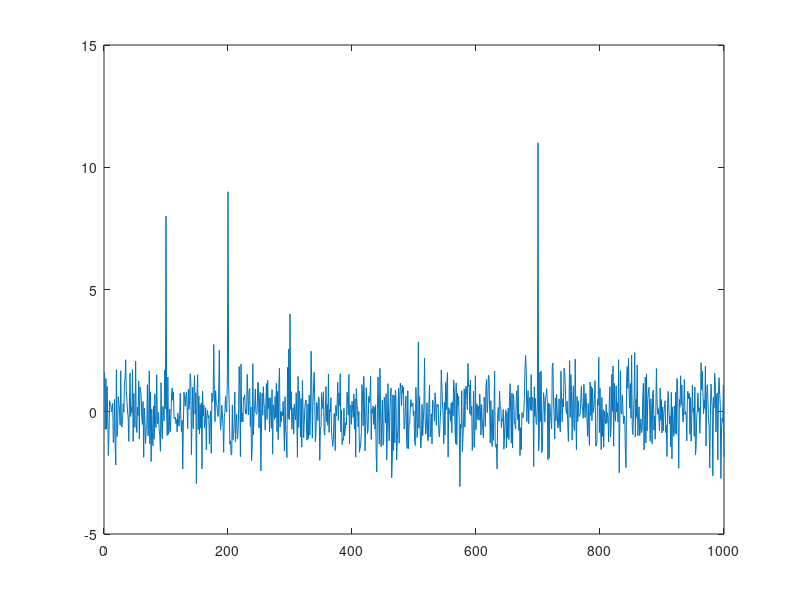

Here is the MATLAB script that generated this plot: (Note: this script raises an error after producing the figure.)
% Implement 1D CFAR using lagging cells on the given noise and target scenario.

% Close and delete all currently open figures
close all;

% Data_points
%First, we pick the number of samples on which we want to run the CFAR.
Ns = 1000;

% Generate random noise
%Then, we generate the noise using the same number of samples and take
%the absolute value of it.
s = randn(Ns, 1);

%Targets location. Assigning bin 100, 200, 300 and 700 as mock Targets with the amplitudes of 8, 9, 4, 11.
s([100, 200, 300, 700]) = [8 9 4 11];

%plot the output
plot(s);

% TODO: Apply CFAR to detect the targets by filtering the noise.

% 1. Define the following:
% 1a. Training Cells
T = 12
% 1b. Guard Cells
G = 4

% Offset : Adding room above noise threshold for desired SNR
% since you are working with the linear values,you multiply the offset to the threshold
offset = 3;

% Vector to hold threshold values
threshold_cfar = [];

%Vector to hold final signal after thresholding
signal_cfar = [];

% 2. Slide window across the signal length
% So we run the first training cells starting from the first pin,
% and we keep stepping it through till the end of the vector.
% But make sure that you give the room for last set of guard and training cells,
% along with the cell in the test.
for i = 1:(Ns - (G + T))

    % 2. - 5. Determine the noise threshold by measuring it within the training cells

    % 6. Measuring the signal within the CUT

    % 8. Filter the signal above the threshold

    signal_cfar = [signal_cfar, {signal}];
end

% plot the filtered signal
plot (cell2mat(signal_cfar), 'g--');

% plot original sig, threshold and filtered signal within the same figure.
figure, plot(s);
hold on, plot(cell2mat(circshift(threshold_cfar, G)), 'r--', 'LineWidth', 2)
hold on, plot (cell2mat(circshift(signal_cfar, (T + G))), 'g--', 'LineWidth', 4);
legend('Signal', 'CFAR Threshold', 'detection')
